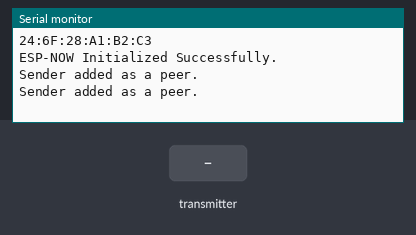
Bench run of a sketch on a simulated ESP32. On the bench: the last lines printed to the serial monitor. Inputs (shaded band) come from the test bench.

Above: at 1.2 s.
1.3 s: the transmitter starts sending requestType = Current
At 1.61 s:
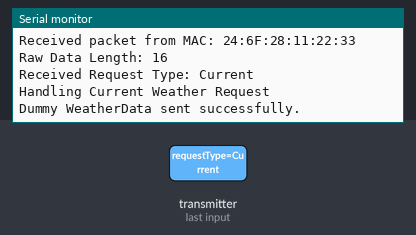
2.8 s: the transmitter starts sending requestType = Weekly
At 3.11 s:
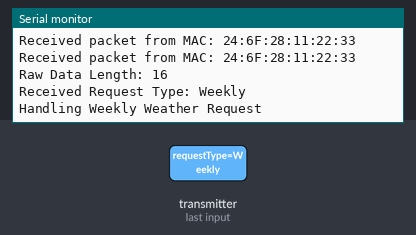
4.3 s: the transmitter starts sending requestType = Time
At 4.61 s:
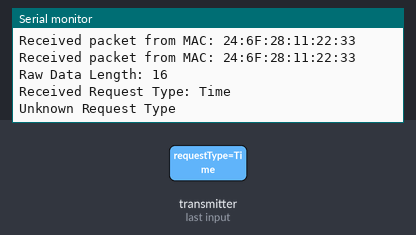

Measured:
- after the input at 1.3 s, the serial monitor: prints a new line at once (image 1)
- after the input at 2.8 s, the serial monitor: prints a new line at once (image 2)
- after the input at 4.3 s, the serial monitor: prints a new line at once (image 3)

The sketch:

smartwatch_espnow_test.ino
```cpp
#include <esp_now.h>
#include <WiFi.h>
#include <esp_wifi.h>

#define DEBUG

#ifdef DEBUG
  #define debugPrint(x) Serial.print(x)
  #define debugPrintln(x) Serial.println(x)
  #define debugPrintfHex(x) Serial.printf("%02X", x)
#else
  #define debugPrint(x)
  #define debugPrintln(x)
  #define debugPrintfHex(x)
#endif


struct SensorData {
  char sensorType[36];
  float value;
};

struct TimeInformation {
  char day_name[32];
  char date[32];
  int hour;
  int minute;
  int second;
};

struct TimeRequest {
  char requestType[5];  // Example: "Time"
};

struct WeatherData {
  char city[32];
  char weather_description[32];
  float temperature;
  int humidity;
  float wind_speed;
};

struct WeatherRequest {
  char requestType[16];  // Example: "Current", "Weekly"
};

struct PatientData {
  int beat_avg;
  float temperature;
  int32_t spo2;
};

struct PatientIRDataParted {
  uint32_t sample_hr_plot[50];
  int sample_hr_plot_spot;
};

static const char* PMK_KEY_STR = "U@Kw%nV&PzbRK2WM";
static const char* LMK_KEY_STR = "Ruth:WqH9@j%h5qg";

uint8_t peer_mac_addresses[3][6] = {
  {0xA0, 0xB7, 0x65, 0x28, 0xCE, 0xA0}, // Device 1 MAC
  {0xA0, 0xDD, 0x6C, 0x72, 0x51, 0x40}, // Watch MAC A0:DD:6C:72:51:40
  {0xE0, 0xE2, 0xE6, 0x63, 0x0F, 0x50}
  /////////// ...
};

void onDataRecv(const esp_now_recv_info_t* messageInfo, const uint8_t* incomingData, int len) {
  // Debug Print: MAC Address of Sender
  debugPrint("Received packet from MAC: ");
  for (int i = 0; i < 6; i++) {
    debugPrintfHex(messageInfo->src_addr[i]);
    if (i < 5) debugPrint(":");
  }
  debugPrintln();

  debugPrint("Received packet from MAC: ");
  for (int i = 0; i < 6; i++) {
    debugPrintfHex(messageInfo->des_addr[i]);
    if (i < 5) debugPrint(":");
  }
  debugPrintln();

  debugPrint("Raw Data Length: ");
  debugPrintln(len);

  // Check if the received data is a WeatherRequest
  if (len == sizeof(WeatherRequest)) {
    WeatherRequest receivedRequest;
    memcpy(&receivedRequest, incomingData, sizeof(receivedRequest));

    debugPrint("Received Request Type: ");
    debugPrintln(receivedRequest.requestType);

    // Handle the WeatherRequest
    if (strcmp(receivedRequest.requestType, "Current") == 0) {
      debugPrintln("Handling Current Weather Request");

      // Create a dummy WeatherData response
      WeatherData dummyWeather;
      strncpy(dummyWeather.city, "Ankara", sizeof(dummyWeather.city));
      strncpy(dummyWeather.weather_description, "clear sky", sizeof(dummyWeather.weather_description));
      dummyWeather.temperature = 22.5;
      dummyWeather.humidity = 60;
      dummyWeather.wind_speed = 5.3;

      uint8_t watch_mac[] = {0xA0, 0xDD, 0x6C, 0x72, 0x51, 0x40};
      // Send the dummy WeatherData back to the sender
      esp_err_t result = esp_now_send(messageInfo->src_addr, (uint8_t*)&dummyWeather, sizeof(dummyWeather));

      if (result == ESP_OK) {
        debugPrintln("Dummy WeatherData sent successfully.");
      } else {
        debugPrintln("Failed to send Dummy WeatherData.");
      }

    } else if (strcmp(receivedRequest.requestType, "Weekly") == 0) {
      debugPrintln("Handling Weekly Weather Request");
      // You can add logic here to handle weekly requests if needed
    } else {
      debugPrintln("Unknown Request Type");
    }
  } else if (len == sizeof(TimeRequest)) {
    TimeRequest timeRequest;
    memcpy(&timeRequest, incomingData, sizeof(timeRequest));

    debugPrint("Received Request Type: ");
    debugPrintln(timeRequest.requestType);

    // Handle the WeatherRequest
    if (strcmp(timeRequest.requestType, "Time") == 0) {
      debugPrintln("Handling Time Request");

      // Create a dummy WeatherData response
      TimeInformation dummyTime;
      strncpy(dummyTime.date, "13.02.2025", sizeof(dummyTime.date));
      strncpy(dummyTime.day_name, "Sali", sizeof(dummyTime.day_name));
      dummyTime.hour = 13;
      dummyTime.minute = 47;
      dummyTime.second = 11;

      esp_err_t result = esp_now_send(messageInfo->src_addr, (uint8_t*)&dummyTime, sizeof(dummyTime));

      if (result == ESP_OK) {
        debugPrintln("Dummy TimeInformation sent successfully.");
      } else {
        debugPrintln("Failed to send Dummy TimeInformation.");
      }
    }

  } else if (len == sizeof(SensorData)) {
    // Check if the received data is SensorData
    SensorData receivedData;
    memcpy(&receivedData, incomingData, sizeof(receivedData));

    debugPrint("Received Sensor Type: ");
    debugPrintln(receivedData.sensorType);
    debugPrint("Received Value: ");
    debugPrintln(receivedData.value);

    // You can add further logic here to handle the SensorData
  } else if (len == sizeof(PatientData)) {
    PatientData receivedPatientData;
    memcpy(&receivedPatientData, incomingData, sizeof(receivedPatientData));

    debugPrint("Received Patient Data beat_avg: ");
    debugPrintln(receivedPatientData.beat_avg);
    debugPrint("Received Patient Data temperature: ");
    debugPrintln(receivedPatientData.temperature);
    debugPrint("Received Patient Data spo2: ");
    debugPrintln(receivedPatientData.spo2);
    debugPrint("Received Patient Data ir_plot: ");
    debugPrintln("received");
  } else if (len == sizeof(PatientIRDataParted)) {
    PatientIRDataParted receivedPatientIRDataParted;
    memcpy(&receivedPatientIRDataParted, incomingData, sizeof(receivedPatientIRDataParted));

    debugPrint("Received Patient Data Part: ");
    debugPrintln(receivedPatientIRDataParted.sample_hr_plot_spot);
  } else {
    debugPrintln("Received data does not match any known structure.");
  }
}

uint8_t senderMAC[] = {0xA0, 0xDD, 0x6C, 0x72, 0x51, 0x40}; // Replace with sender's MAC address
void addSenderAsPeer() {
  for (int i = 0; i < 2; i++) {
    esp_now_peer_info_t peerInfo = {};
    memcpy(peerInfo.peer_addr, peer_mac_addresses[i], 6);
    peerInfo.encrypt = true;

    for (uint8_t i = 0; i < 16; i++) {
      peerInfo.lmk[i] = LMK_KEY_STR[i];
    }

    if (esp_now_add_peer(&peerInfo) != ESP_OK) {
      debugPrintln("Failed to add sender as a peer.");
    } else {
      debugPrintln("Sender added as a peer.");
    }
  }
}

void setup() {
  // Initialize Serial Monitor
  Serial.begin(115200);

  // Set device as a Wi-Fi Station
  WiFi.mode(WIFI_STA);
  uint8_t baseMac[6];
  esp_err_t ret = esp_wifi_get_mac(WIFI_IF_STA, baseMac);
  if (ret == ESP_OK) {
    Serial.printf("%02X:%02X:%02X:%02X:%02X:%02X\n",
      baseMac[0], baseMac[1], baseMac[2],
      baseMac[3], baseMac[4], baseMac[5]);
  } else {
    debugPrintln("Failed to read MAC address");
  }

  if (esp_now_init() != ESP_OK) {
    debugPrintln("ESP-NOW Initialization Failed.");
    return;
  } else {
    debugPrintln("ESP-NOW Initialized Successfully.");
  }

  esp_now_set_pmk((uint8_t *)PMK_KEY_STR);
  addSenderAsPeer();

  esp_now_register_recv_cb(onDataRecv);
}

void loop() {

}
```
